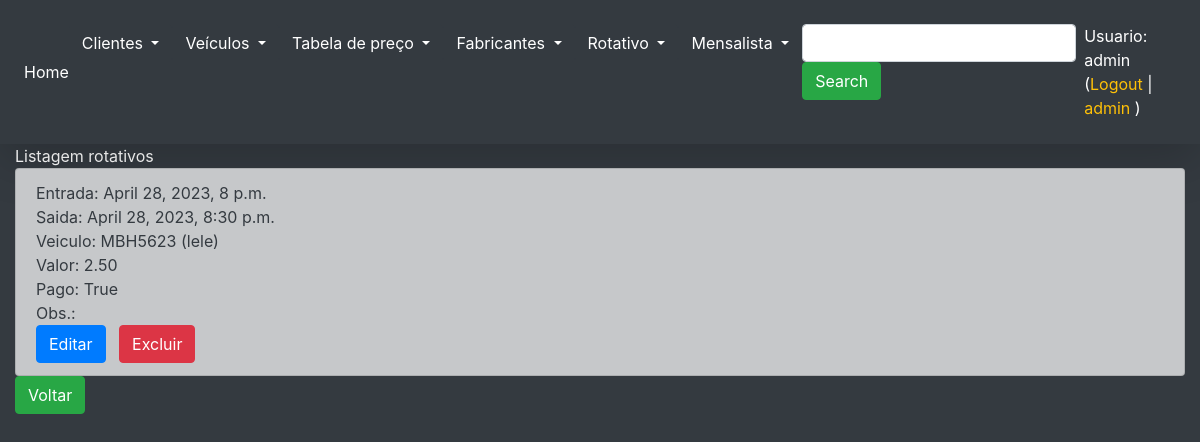
/listagem_rotativo/ (signed in), run on the app's committed database.
### core/models.py (models this page shows, shortened)
class Rotativo(models.Model):
    data_hora_entrada = models.DateTimeField(auto_now=False, verbose_name='Entrada')
    data_hora_saida = models.DateTimeField(auto_now=False, blank=True, null=True, verbose_name='Saida')
    id_veiculo = models.ForeignKey(Veiculo, on_delete=models.CASCADE, verbose_name='Veiculo')
    id_tabela = models.ForeignKey(TabelaPreco, on_delete=models.CASCADE, verbose_name='Preço')
    total = models.DecimalField(max_digits=10, decimal_places=2,blank=True, null=True, verbose_name='Total' )
    pago = models.BooleanField(default=False, verbose_name='Pago')
    observacoes = models.TextField(blank=True, null=True, verbose_name='Obs. ')
    class Meta:
        verbose_name_plural = 'Rotativos'

class Veiculo(models.Model):
    placa = models.CharField(max_length=10, verbose_name='Placa')
    modelo = models.CharField(max_length=30, blank=True, null=True, verbose_name='Modelo')
    fabricante_id = models.ForeignKey(Fabricante, on_delete= models.CASCADE, verbose_name='Fabricante')
    cliente_id = models.ForeignKey(Cliente, on_delete= models.CASCADE, verbose_name='Cliente')
    cor = models.CharField(max_length=30, blank=True, null=True, verbose_name='Cor')
    ano = models.IntegerField(default=2023, blank=True, null=True, verbose_name='Ano')
    foto = models.ImageField(upload_to='foto_carro', blank=True, null=True, verbose_name='')
    class Meta:
        verbose_name_plural='Veículos'
    def __str__(self):
        return f"{self.placa}  ({self.modelo})"

### core/views.py (the view)
# urls.py: path('listagem_rotativo/', listagem_rotativo, name='url_listagem_rotativo'),
@login_required
def listagem_rotativo(request):
    if request.user.is_staff:
        dados = Rotativo.objects.all()
        contexto = {'dados': dados}
        return render(request, 'core/listagem_rotativo.html', contexto)
    return render(request, 'core/mensagem.html')

### core/templates/core/listagem_rotativo.html (shortened to what this page needs)
{% extends 'base.html' %}
{% load static %}
{% block main %}
  Listagem rotativos<br>
<ul class="list-group">
    {% for i in dados %}
 <li class="list-group-item text-dark list-group-item-dark">
        Entrada: {{ i.data_hora_entrada}}<br>
    Saida: {% if i.data_hora_saida %} {{ i.data_hora_saida}} {% endif %} <br>
    Veiculo: {{i.id_veiculo}}<br>
    Valor: {% if i.total %} {{i.total}} {% endif %}<br>
    Pago: {% if i.pago %} {{i.pago}} {% endif %}<br>
    Obs.:  {% if i.observacoes %} {{i.observacoes}} {% endif %}<br>
    <a href="{% url 'url_atualiza_rotativo' i.id %}" class="btn btn-primary">Editar</a> &nbsp;
    <a href="{% url 'url_exclui_rotativo' i.id %}" class="btn btn-danger">Excluir</a>
 </li>
{% endfor %}
</ul>
    <button onclick="window.location.href= '/'" class="btn btn-success">Voltar</button>
{% endblock %}

### templates/base.html (shortened to what this page needs)
<!DOCTYPE html>
<html lang="en">
<head>
    <link rel="stylesheet" href="https://cdn.jsdelivr.net/npm/bootstrap@4.6.2/dist/css/bootstrap.min.css">
</head>
<body class="bg-dark">
    <nav class="navbar navbar-expand-md p-4 w-100 shadow-lg text-white bg-dark navbar-dark align-items-center">
          <a href="/" class="text-white"> Home </a>
  <div class="collapse navbar-collapse" id="collapsibleNavbar">
      <ul class="navbar-nav align-items-start  flex justify-content-between w-100">
    <li class="nav-item">
      <div class="dropdown">
          <button type="button" class="btn btn-dark dropdown-toggle" data-toggle="dropdown">
            Clientes
          </button>
        </div>
    </li>
    <li class="nav-item">
      <div class="dropdown">
          <button type="button" class="btn btn-dark dropdown-toggle" data-toggle="dropdown">
            Veículos
          </button>
        </div>
    </li>
    <li class="nav-item">
      <div class="dropdown">
          <button type="button" class="btn btn-dark  dropdown-toggle" data-toggle="dropdown">
            Tabela de preço
          </button>
        </div>
    </li>
      <li class="nav-item">
      <div class="dropdown">
          <button type="button" class="btn btn-dark  dropdown-toggle" data-toggle="dropdown">
            Fabricantes
          </button>
        </div>
    </li>
      <li class="nav-item">
      <div class="dropdown">
          <button type="button" class="btn btn-dark  dropdown-toggle" data-toggle="dropdown">
            Rotativo
          </button>
        </div>
    </li>
      <li class="nav-item">
      <div class="dropdown">
          <button type="button" class="btn btn-dark  dropdown-toggle" data-toggle="dropdown">
            Mensalista
          </button>
        </div>
    </li>
          {%if 'listagem' in request.get_full_path %}
              <form class="form-inline" method="post">
                    <input class="form-control mr-sm-2" type="text" name="input_pesquisa" placeholder='{{ txt }}'>
                    <button class="btn btn-success" type="submit">Search</button>
                </form>
          {% endif %}
      <li class="nav-item d-flex align-items-center">
          {% if user.get_username %}
            <div>
                Usuario: {{ user.get_username }}
                    (<a href="/accounts/logout" class="text-decoration-none text-warning">Logout</a> |
                    <a href="/admin/" class="text-decoration-none text-warning"> admin </a>)
            </div>
            {% else %}
                <div>
                    Usuario não autenticado
                        (<a href ="/accounts/login/" class="text-decoration-none text-warning">login</a> |
                        <a href ="/accounts/registrar" class="text-decoration-none text-warning"> registrar</a>)
                </div>
            {% endif %}<br>
      </li>
  </ul>
  </div>
</nav>
<div class="container-fluid text-white w-100 h-100">
    {%block main %}
    {% endblock %}
</div>
</body>
</html>

### data on the page
Rotativo: data_hora_entrada "April 28, 2023, 8 p.m.", data_hora_saida "April 28, 2023, 8:30 p.m.", id_veiculo "MBH5623 (lele)", total "2.50", pago "True"

### other printed values
{{ user.get_username }} "admin"
